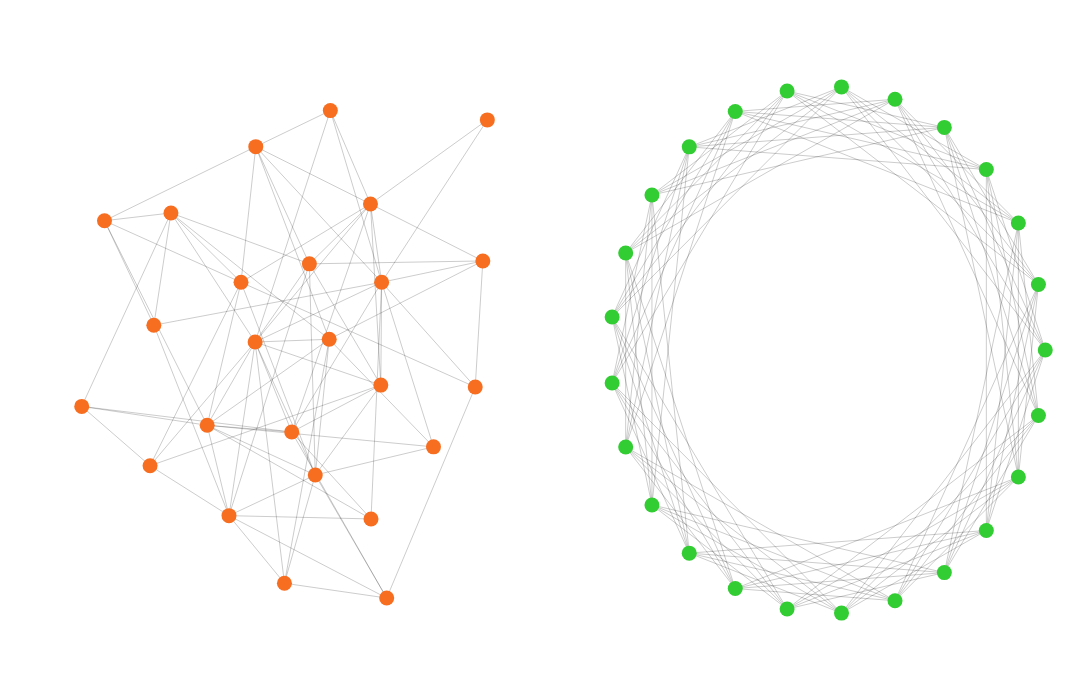

Source (notebook cell):
### Code cell
no_col = 'rgba(0, 0, 0, 0)'
axis_desc: dict = dict(
    linecolor=no_col, gridcolor=no_col, zerolinecolor=no_col, zerolinewidth=0,
    visible=False, range=(-1.1, 1.1), autorange=False,
)

def _plot(G: nx.Graph, pos: dict, c):
    n_plot = go.Scatter(
            x=[x for i, (x, y) in enumerate(pos.values())],
            y=[y for i, (x, y) in enumerate(pos.values())],
            mode="markers", showlegend=False,
            marker=dict(
                color=c,
                size=15,
            )
        )

    edges = []
    for a, b in G.edges:
        edges += [(pos[a]), (pos[b]), (None, None)]
    e_plot = go.Scatter(
        x=[x for x, y in edges], y=[y for x, y in edges],
        mode="lines", showlegend=False,
        line=dict(width=1, color="rgba(0, 0, 0, 0.2)"),
    )
    plots = (e_plot, n_plot)
    return plots

fig = sp.make_subplots(
    rows=1, cols=2, shared_xaxes=True, shared_yaxes=True, horizontal_spacing=0.05, vertical_spacing=0.02,
)

a, b = _plot(SF, pos_sf, "#F76E21")
fig.add_trace(a, row=1, col=1)
fig.add_trace(b, row=1, col=1)
a, b = _plot(MD, pos_md, "#32CD32")
fig.add_trace(a, row=1, col=2)
fig.add_trace(b, row=1, col=2)

_layout: Any = layout.copy()
_layout.update(dict(
    width=1300, height=700,
    xaxis=axis_desc, yaxis=axis_desc,
    xaxis2=axis_desc, yaxis2=axis_desc,
))
fig.update_layout(go.Layout(_layout))
fig.show()

### Figure 1 — Plotly figure (JSON) as saved in the notebook; plotly's stock layout.template omitted (floating-point values rounded to 4 significant figures; data arrays with more than 128 entries replaced by an {"elided": "..."} marker saying what was removed)
{"data": [{"line": {"color": "rgba(0, 0, 0, 0.2)", "width": 1}, "mode": "lines", "showlegend": false, "type": "scatter", "x": {"elided": "252 float values"}, "xaxis": "x", "y": {"elided": "252 float values"}, "yaxis": "y"}, {"marker": {"color": "#F76E21", "size": 15}, "mode": "markers", "showlegend": false, "type": "scatter", "x": [0.328, 0.8655, 0.1434, 0.3755, -0.2674, 0.3794, -0.2025, -0.1995, -0.03412, 0.04696, 0.07411, -0.4231, 0.1381, -0.3228, -0.5897, -0.8954, -0.6857, 0.3304, -1, -0.06771, 0.4026, -0.6684, 0.8448, 0.8098, 0.6178], "xaxis": "x", "y": [0.5537, 0.8729, 0.9081, -0.1331, 0.2568, 0.2569, 0.03023, 0.7714, -0.3112, 0.3268, -0.4743, -0.2855, 0.04062, -0.6283, 0.5197, 0.4904, -0.4389, -0.6408, -0.2139, -0.8847, -0.9408, 0.0941, 0.3377, -0.1405, -0.3674], "yaxis": "y"}, {"line": {"color": "rgba(0, 0, 0, 0.2)", "width": 1}, "mode": "lines", "showlegend": false, "type": "scatter", "x": {"elided": "300 float values"}, "xaxis": "x2", "y": {"elided": "300 float values"}, "yaxis": "y2"}, {"marker": {"color": "#32CD32", "size": 15}, "mode": "markers", "showlegend": false, "type": "scatter", "x": [1, 0.9686, 0.8763, 0.729, 0.5358, 0.309, 0.06279, -0.1874, -0.4258, -0.6374, -0.809, -0.9298, -0.9921, -0.9921, -0.9298, -0.809, -0.6374, -0.4258, -0.1874, 0.06279, 0.309, 0.5358, 0.729, 0.8763, 0.9686], "xaxis": "x2", "y": [-7.571e-09, 0.2487, 0.4818, 0.6845, 0.8443, 0.9511, 0.998, 0.9823, 0.9048, 0.7705, 0.5878, 0.3681, 0.1253, -0.1253, -0.3681, -0.5878, -0.7705, -0.9048, -0.9823, -0.998, -0.9511, -0.8443, -0.6845, -0.4818, -0.2487], "yaxis": "y2"}], "layout": {"autosize": true, "font": {"color": "black", "family": "Times New Roman", "size": 20}, "height": 700, "margin": {"b": 60, "l": 60, "pad": 5, "r": 25, "t": 60}, "plot_bgcolor": "white", "width": 1300, "xaxis": {"anchor": "y", "autorange": false, "domain": [0, 0.475], "gridcolor": "rgba(0, 0, 0, 0)", "linecolor": "rgba(0, 0, 0, 0)", "range": [-1.1, 1.1], "visible": false, "zerolinecolor": "rgba(0, 0, 0, 0)", "zerolinewidth": 0}, "xaxis2": {"anchor": "y2", "autorange": false, "domain": [0.525, 1], "gridcolor": "rgba(0, 0, 0, 0)", "linecolor": "rgba(0, 0, 0, 0)", "range": [-1.1, 1.1], "visible": false, "zerolinecolor": "rgba(0, 0, 0, 0)", "zerolinewidth": 0}, "yaxis": {"anchor": "x", "autorange": false, "domain": [0, 1], "gridcolor": "rgba(0, 0, 0, 0)", "linecolor": "rgba(0, 0, 0, 0)", "range": [-1.1, 1.1], "visible": false, "zerolinecolor": "rgba(0, 0, 0, 0)", "zerolinewidth": 0}, "yaxis2": {"anchor": "x2", "autorange": false, "domain": [0, 1], "gridcolor": "rgba(0, 0, 0, 0)", "linecolor": "rgba(0, 0, 0, 0)", "matches": "y", "range": [-1.1, 1.1], "showticklabels": false, "visible": false, "zerolinecolor": "rgba(0, 0, 0, 0)", "zerolinewidth": 0}}}
